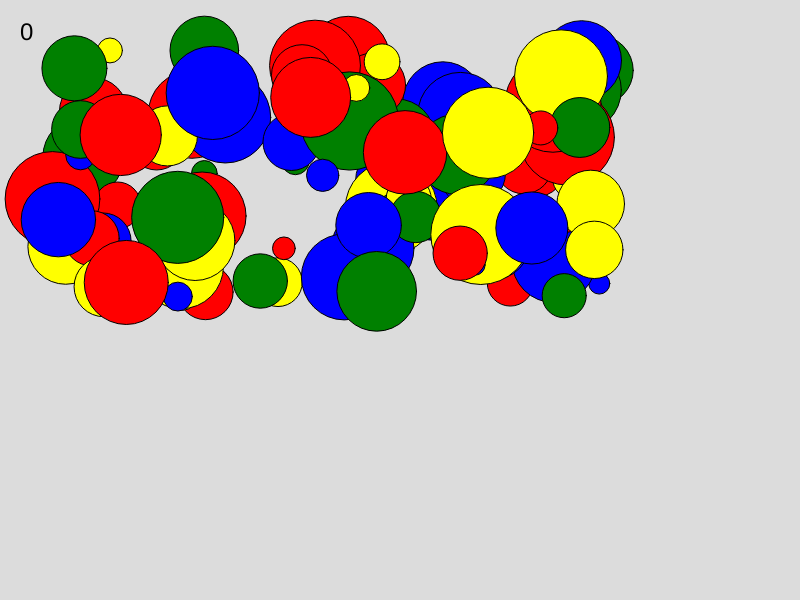
Frame 1 (no input)
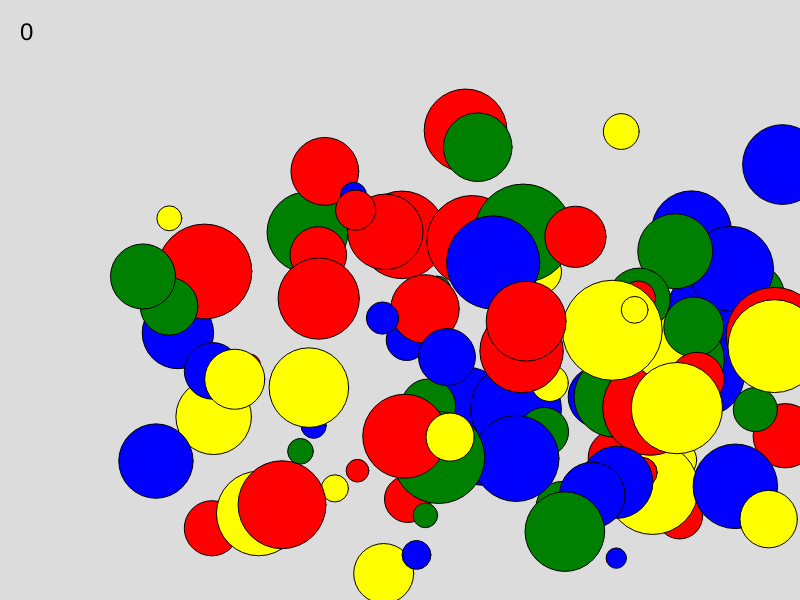
Frame 60 (no input)
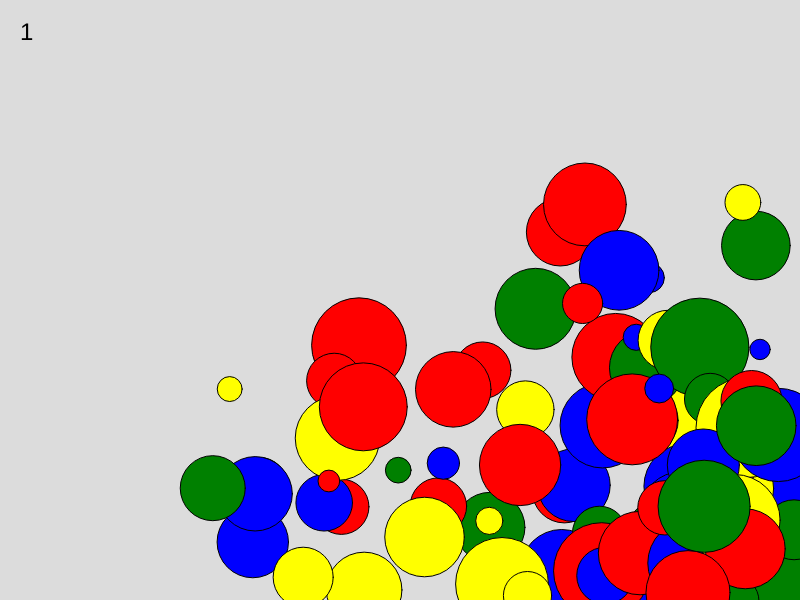
Frame 120 (the mouse pressed at the canvas centre since frame 60)

The p5.js sketch that drew these frames (run headless with seeded random() and noise() and a simulated clock; from frame 60 on, the mouse is pressed at the canvas centre):

// p5.js sketch
// ── sketch.js
let cirkels = [];
let kleur = [];
let radius = 50;
let Xpositie = 50;
let ypositie = 150;
let vragen = [];
let huidigeVraag = [];
let snelHeidX = []; 
let snelHeidY = []; 
let punten = 0;

function setup() {
  createCanvas(800, 600);

  for (let i = 0; i < 100; i++) {
    let c = {
      xpositie: random(50, 600),
      ypositie: random(50, 300),
      radius: random(10, 50),
      kleur: random(["red", "blue", "green", "yellow"]),
      snelHeidX: random(1, 5),
      snelHeidY: random(1, 5)
    };
    cirkels.push(c);
  }
}

function draw() {
  background(220);

  for (let i = 0; i < cirkels.length; i++) {
    let huidigeCirkel = cirkels[i];

    // Tekent de cirkel met de juiste object variabelen
    fill(huidigeCirkel.kleur);
    circle(huidigeCirkel.xpositie, huidigeCirkel.ypositie, huidigeCirkel.radius * 2);

    // Update de posities met de snelheiden uit de object
    huidigeCirkel.xpositie = huidigeCirkel.xpositie + huidigeCirkel.snelHeidX;
    huidigeCirkel.ypositie = huidigeCirkel.ypositie + huidigeCirkel.snelHeidY;

    // Stuiteren tegen de muren zodat ze in beeld blijven
    if (huidigeCirkel.xpositie > width || huidigeCirkel.xpositie < 0) {
      huidigeCirkel.snelHeidX = huidigeCirkel.snelHeidX * -1;
    }
    if (huidigeCirkel.ypositie > height || huidigeCirkel.ypositie < 0) {
      huidigeCirkel.snelHeidY = huidigeCirkel.snelHeidY * -1;
    }
  }

fill(0);
  textSize(24);
  text(punten, 20, 40);
}


function mousePressed() {
  for (let i = 0; i < cirkels.length; i ++) {
    let cirkel = cirkels[i]
    let afstandTotMuis = dist(mouseX, mouseY, cirkel.xpositie, cirkel.ypositie);
    if (afstandTotMuis <= cirkel.radius) {
      punten += 1;
      cirkels.splice(i, 1);
    }
  }
}
